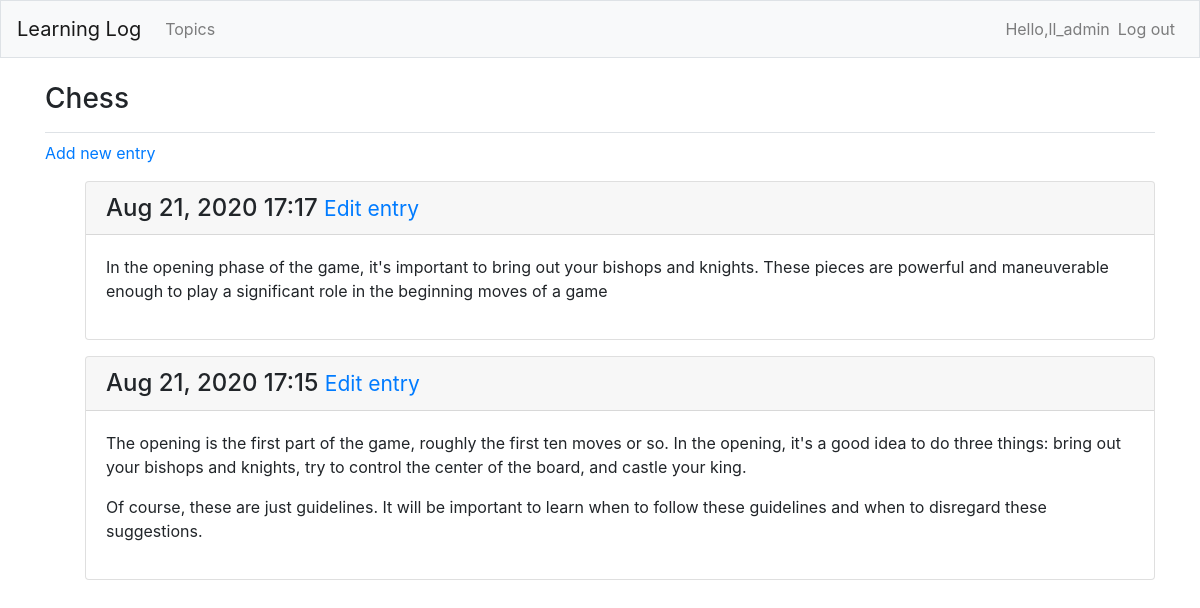
The page /topics1/ (signed in) on the database its author committed.
### learning_logs/models.py (models this page shows, shortened)
class Topic(models.Model):
    text = models.CharField(max_length=200)
    date_added = models.DateTimeField(auto_now_add=True)
    owner = models.ForeignKey(User, on_delete=models.CASCADE)
    def __str__(self):
        return self.text

class Entry(models.Model):
    topic = models.ForeignKey(Topic, on_delete=models.CASCADE)
    text = models.TextField()
    date_added = models.DateTimeField(auto_now_add=True)
    class Meta:
        verbose_name_plural = 'entries'

### learning_logs/views.py (the view)
# urls.py: path('topics<int:topic_id>/', views.topic, name='topic'),
@login_required
def topic(request, topic_id):
        topic = Topic.objects.get(id=topic_id)
        if topic.owner != request.user:
                raise Http404
        entries = topic.entry_set.order_by('-date_added') # minus sign front of 'date_added' sort results in reverse order
        context = {'topic': topic, 'entries': entries}
        return render(request, 'learning_logs/topic.html', context)

### learning_logs/templates/learning_logs/topic.html
{% extends 'learning_logs/base.html' %}
{% block page_header %}
    <h3>
        {{ topic }}
    </h3>
{% endblock page_header %}
{% block content %}
    <p>
        <a href="{% url 'learning_logs:new_entry' topic.id %}">Add new entry</a>
    <ul>
    {% for entry in entries %}
        <section class="card mb-3">
            <h4 class="card-header">
                {{ entry.date_added|date:'M d, Y H:i' }}
                <small>
                    <a href="{% url 'learning_logs:edit_entry' entry.id %}">
                        Edit entry
                    </a>
                </small>
            </h4>
            <article class="card-body">
                {{ entry.text|linebreaks }}
            </article>
        </section>
    {% empty %}
        <p>There are no entries for this topic yet.</p>
    {% endfor %}
    </ul>
{% endblock content %}

### learning_logs/templates/learning_logs/base.html (shortened to what this page needs)
{% load bootstrap4 %}
<!doctype html>
<html lang="en">
    <head>
        {% bootstrap_css %}
    </head>
    <body>
        <nav class="navbar navbar-expand-md navbar-light bg-light mb-4 border">
            <a class="navbar-brand" href="{% url 'learning_logs:index' %}">Learning Log</a>
            <section class="collapse navbar-collapse" id="navbarCollapse">
                <ul class="navbar-nav mr-auto">
                    <li class="nav-item">
                        <a href="{% url 'learning_logs:topics' %}" class="nav-link">
                            Topics
                        </a>
                    </li>
                </ul>
                <ul class="navbar-nav ml-auto">
                    {% if user.is_authenticated %}
                        <li class="nav-item">
                            <span class="navbar-text">
                                Hello,{{ user.username }}
                            </span>
                        </li>
                        <li class="nav-item">
                            <a href="{% url 'users:logout' %}" class="nav-link">
                                Log out
                            </a>
                        </li>
                    {% endif %}
                </ul>
            </section>
        </nav>
        <main role="main" class="container">
            <section class="pb-2 mb-2 border-bottom">
                {% block page_header %}{% endblock page_header %}
            </section>
            <section>
                {% block content %}{% endblock content %}
            </section>
        </main>
    </body>
</html>

### rows shown on the page
Topic: text "Chess"
Entry: date_added "Aug 21, 2020 17:17", text "In the opening phase of the game, it's important to bring out your bishops and knights. These pieces are powerful and maneuverable enough to play a significant role in the beginning moves of a game"
Entry: date_added "Aug 21, 2020 17:15", text "The opening is the first part of the game, roughly the first ten moves or so. In the opening, it's a good idea to do three things: bring out your bishops and knights, try to control the center of the board, and castle your king. Of course, these are just guidelines. It will be important to learn when to follow these guidelines and when to disregard these suggestions."

### other values the page prints
{{ user.username }} "ll_admin"
